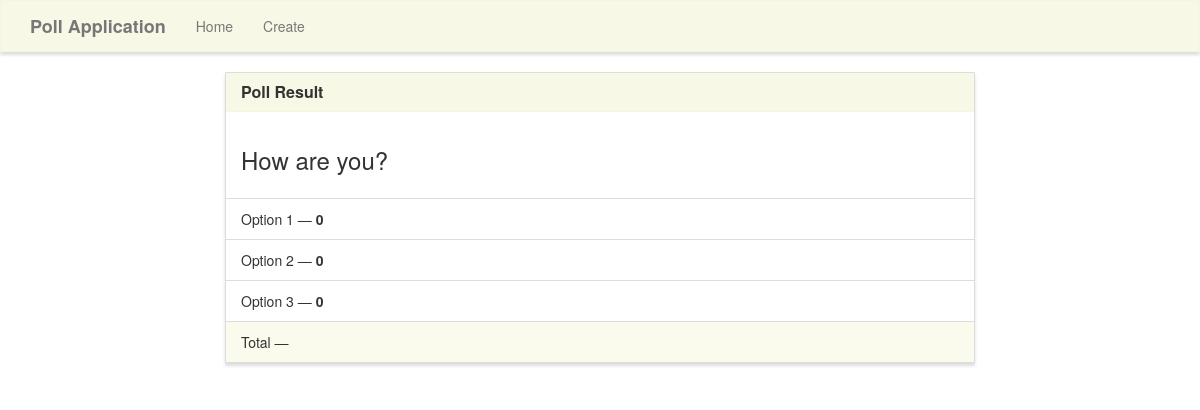
The app's page /poll/results/6/, older data.
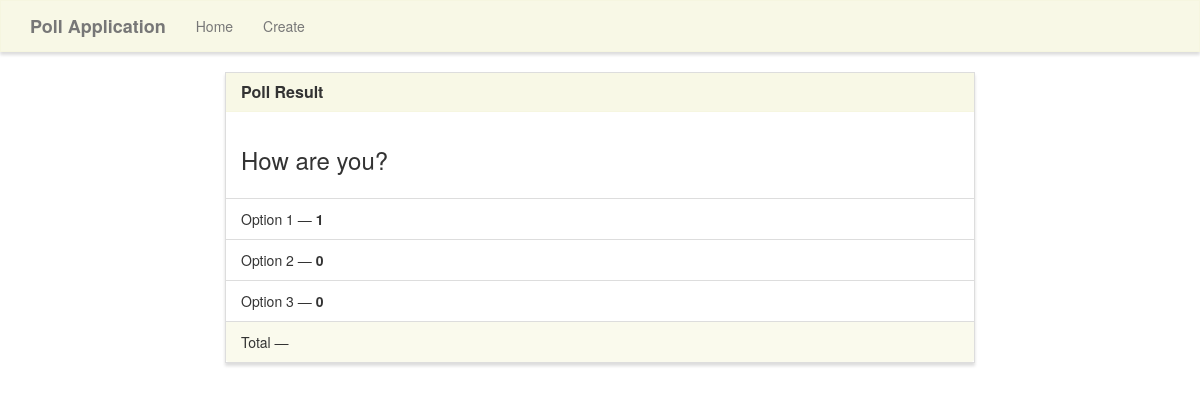
The same page, newer data.
### poll/models.py (models this page shows, shortened)
class Poll(models.Model):
    question = models.CharField(max_length=255)
    option_one = models.CharField(max_length=200, default='Option 1')
    option_two = models.CharField(max_length=100, default='Option 2')
    option_three = models.CharField(max_length=100, default='Option 3')
    option_one_count = models.IntegerField(default=0)
    option_two_count = models.IntegerField(default=0)
    option_three_count = models.IntegerField(default=0)

### poll/views.py (the view)
# urls.py: path('results/<int:poll_id>/', views.results, name='results'),
def results(request, poll_id):
    poll = Poll.objects.get(pk=poll_id)
    context = {
        'poll' : poll
    }
    return render(request, 'poll/results.html', context)

### poll/templates/poll/results.html (shortened to what this page needs)
{% extends "poll/base.html" %}
{% block main %}
<div class="row">
    <div class="col-lg-8 col-lg-offset-2">
        <div class="panel panel-default">
            <div class="panel-heading">
                <h3 class="panel-title">Poll Result</h3>
            </div>
            <div class="panel-body">
                <h3>{{ poll.question }}</h3>
            </div>
            <ul class="list-group">
                <li class="list-group-item">{{ poll.option_one }} &mdash; <strong>{{ poll.option_one_count }}</strong></li>
                <li class="list-group-item">{{ poll.option_two }} &mdash; <strong>{{ poll.option_two_count }}</strong></li>
                <li class="list-group-item">{{ poll.option_three }} &mdash; <strong>{{ poll.option_three_count }}</strong></li>
            </ul>
            <div class="panel-footer">
                Total &mdash; <strong>{{ poll.total }}</strong>
            </div>
        </div>
    </div>
</div>
{% endblock %}

Row changes from the older to the newer data that the page shows:
changed Poll "How are you?": option_one_count "0" → "1"
